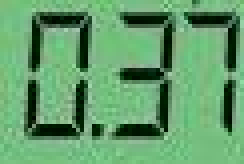
#> input picture Test/0A37.jpg, 61 x 41 px (shown 4 times larger); its folder holds only this picture in this run
$ jupyter execute seven-segment-ocr.ipynb   (older library calls are emulated)
#> lines starting #> are read from the running program, lines starting #| are printed output that depends on the picture; after the words box and inside, x2 and y2 are one past the last pixel; in counts of white or black regions, pixels touching at a corner belong together
# Seven Segment OCR Using OpenCV

<div id="purpose">
    <h2>Purpose:</h2>To read an image file containing a picture of a seven segment display and determine which digits are being shown on the display
</div>

<h3>Examples of seven segment displays:</h3>
<div class="flex-container" style="display: flex;">
    <div></div>
    <div></div>
    <div></div>
    <div></div>
</div>
<br>
<div id="references">
    Credit to <a href="https://www.pyimagesearch.com"> PyImageSearch</a> for ideas/inspiration on this project
</div>

[cell 1]
from matplotlib import pyplot as plt
from imutils import contours
import imutils
import cv2
import os
import random

<h2>Define an array that correlates the on/off values of a seven segment display to the displayed number</h2>

[cell 2]
DIGITS_LOOKUP = {
    (1, 1, 1, 0, 1, 1, 1): 0,
    (0, 0, 1, 0, 0, 1, 0): 1,
    (1, 0, 1, 1, 1, 0, 1): 2,
    (1, 0, 1, 1, 0, 1, 1): 3,
    (0, 1, 1, 1, 0, 1, 0): 4,
    (1, 1, 0, 1, 0, 1, 1): 5,
    (1, 1, 0, 1, 1, 1, 1): 6,
    (1, 0, 1, 0, 0, 1, 0): 7,
    (1, 1, 1, 1, 1, 1, 1): 8,
    (1, 1, 1, 1, 0, 1, 1): 9
}

<h2>Pick a random image from the Test directory</h2>

[cell 3]
file = str(random.choice(os.listdir("Test/")))

#uncomment to test a specific file
#file = "0A37.jpg"

image = cv2.imread("Test/" + file)
#> image is the input picture: shape (41, 61, 3); mean B, G, R 108.1, 158, 99.9

plt.imshow(image)
plt.show()

<h2>Resize and perform transforms to the image</h2>

[cell 4]
image = imutils.resize(image, height=500)
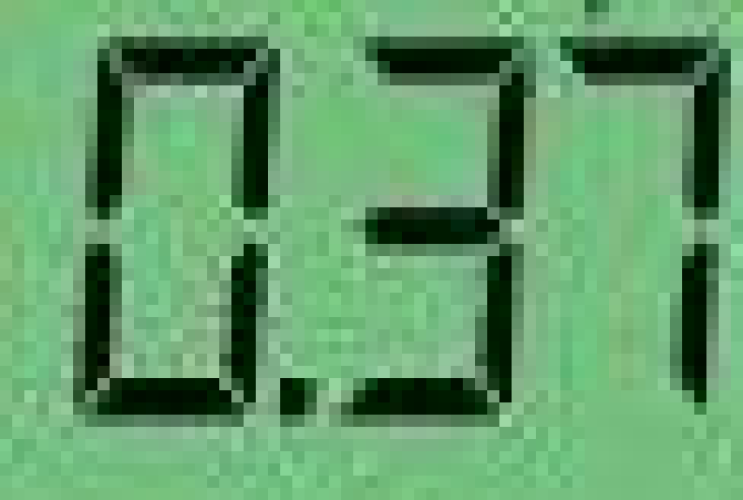
#> image: shape (500, 743, 3); mean B, G, R 108.1, 158, 99.9
gray = cv2.cvtColor(image, cv2.COLOR_BGR2GRAY)
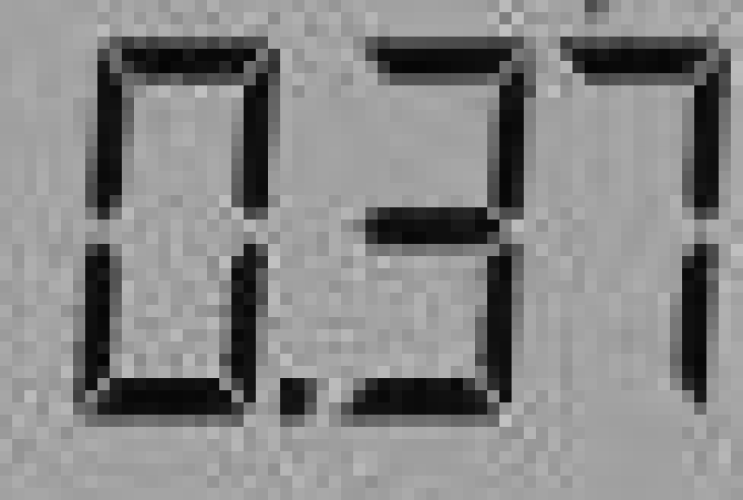
#> gray: shape (500, 743); min 5, max 193, mean 134.9
blurred = cv2.GaussianBlur(gray, (71, 71), 0)
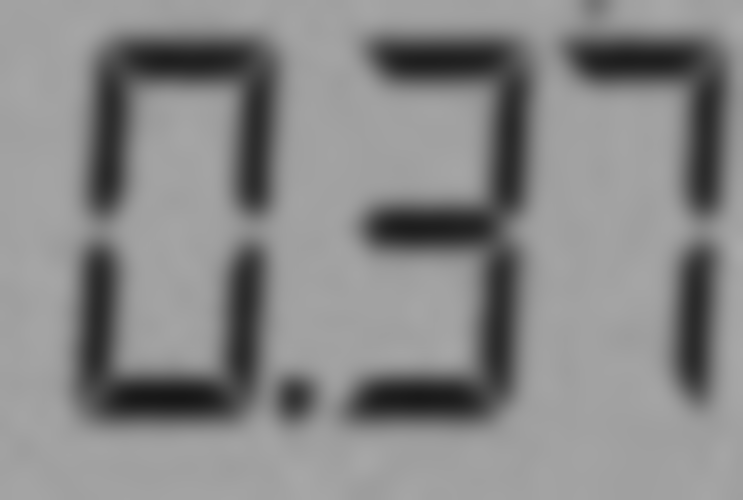
#> blurred: shape (500, 743); min 23, max 170, mean 134.9

plt.imshow(blurred)
plt.title('blurred')
plt.show()

<h2>Apply thresholding to the blurred image</h2>

[cell 5]
#thresh = cv2.threshold(blurred, 0, 255, cv2.THRESH_BINARY_INV | cv2.THRESH_OTSU)[1]
thresh = cv2.adaptiveThreshold(blurred,255,cv2.ADAPTIVE_THRESH_MEAN_C,\
            cv2.THRESH_BINARY_INV,255,2)
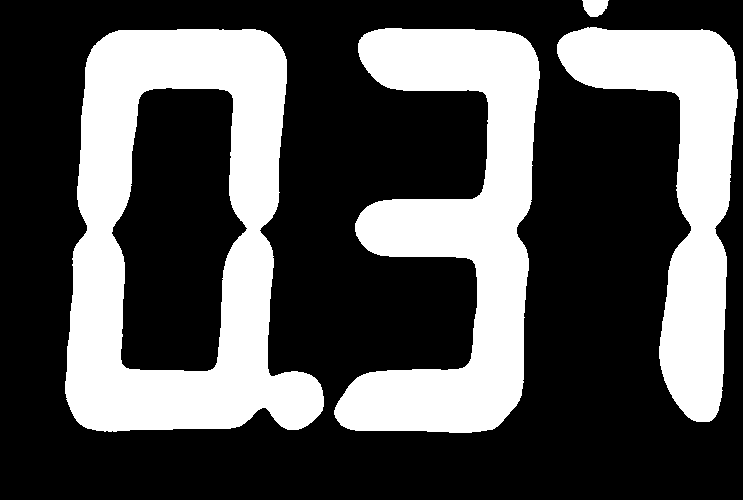
#> thresh: shape (500, 743); 32.8% white; 4 white regions, box (x1, y1, x2, y2) and area: (65, 29, 324, 432) 52925, (334, 28, 540, 433) 41113, (557, 27, 738, 422) 27575, (582, 0, 609, 17) 345
kernel = cv2.getStructuringElement(cv2.MORPH_RECT, (1, 5))
thresh = cv2.morphologyEx(thresh, cv2.MORPH_OPEN, kernel)
#> thresh: shape (500, 743); 32.8% white; 4 white regions
plt.imshow(thresh)
plt.title('thresh')
plt.show()

<h2>Find contours in the blurred, thresholded image</h2>

[cell 6]
cnts = cv2.findContours(thresh.copy(), cv2.RETR_EXTERNAL,cv2.CHAIN_APPROX_SIMPLE)
#> cnts = 4 contours; box (x1, y1, x2, y2) and area: (65, 29, 324, 432) 80598, (334, 28, 540, 433) 40362, (557, 27, 738, 422) 27049, (583, 0, 608, 17) 309
cnts = cnts[0] if imutils.is_cv2() else cnts[1]
digitCnts = []

<h2>Create bounding rectangles around each contour</h2>

[cell 7]
for c in cnts:
    # compute the bounding box of the contour
    (x, y, w, h) = cv2.boundingRect(c)
    roi = thresh[y:y + h, x:x + w]


    # if the contour is sufficiently large, it must be a digit
    if w >= 50 and h >= 300:
        plt.imshow(roi)
        plt.title('x: ' + str(x) + ' y: ' + str(y) + ' w: ' + str(w) + ' h: ' + str(h))
        plt.show()
        digitCnts.append(c)
#> this loop made 4 passes
#> (x, y, w, h) on passes 1 to 4: (65, 29, 259, 403), (334, 28, 206, 405), (557, 27, 181, 395), (583, 0, 25, 17)
#> pass 1, `roi = thresh[y:y + h, x:x + w]`:
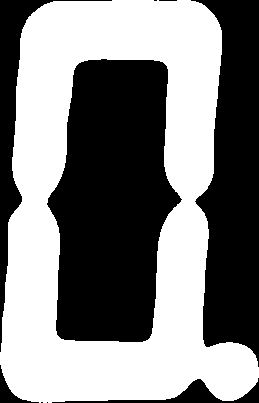
#> roi: shape (403, 259); 50.7% white; 9 black regions (4 under 20 px), largest, box (x1, y1, x2, y2) and area: (47, 59, 182, 342) 28300, (191, 0, 259, 367) 16665, (0, 0, 112, 352) 4866, (52, 378, 259, 403) 1249, (0, 365, 39, 403) 364
#> pass 2, `roi = thresh[y:y + h, x:x + w]`:
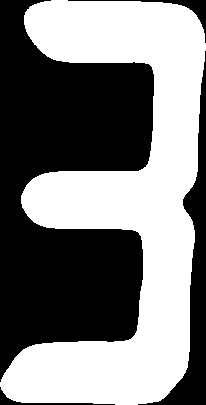
#> roi: shape (405, 206); 49.3% white; 1 white region, box (x1, y1, x2, y2) and area: (0, 0, 206, 405) 41106
#> pass 3, `roi = thresh[y:y + h, x:x + w]`:
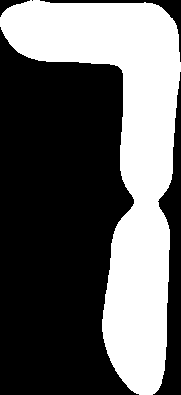
#> roi: shape (395, 181); 38.6% white; 1 white region
#> after the loop, digitCnts = 3 contours; box (x1, y1, x2, y2) and area: (65, 29, 324, 432) 80598, (334, 28, 540, 433) 40362, (557, 27, 738, 422) 27049

## Sort the contours from left to right

[cell 8]
digitCnts = contours.sort_contours(digitCnts, method="left-to-right")[0]

<h2>Finally, identify the image by:</h2>
<ol>
    <li>Chopping the image into 7 segments</li>
    <li>Loop over each segment and count the number of thresholded pixels in the segment</li>
    <li>Compute the area of the segment</li>
    <li>Compare the number of thresholded pixels in the segment to the area of the segment. If > 50%, then consider that segment "on"</li>
    <li>After looping through all segments in an image, lookup the segment on/off pattern in the DIGITS_LOOKUP array</li>

[cell 9]
digits = []
for c in digitCnts:
    # extract the digit ROI
    (x, y, w, h) = cv2.boundingRect(c)
    if (w < 150 and w > 50):
        supp = 200 - w
        w = w + supp
        x = x - supp
    roi = thresh[y:y + h, x:x + w]
    plt.imshow(roi)
    plt.show()
    # compute the width and height of each of the 7 segments
    (roiH, roiW) = roi.shape
    (dW, dH) = (int(roiW * 0.35), int(roiH * 0.25))
    dHC = int(roiH * 0.05)

    # define the set of 7 segments
    segments = [
        # top
        ((0, 0), (w, dH)),
        # top-left
        ((0, 0), (dW, h // 2)),
        # top-right
        ((w - dW, 0), (w, h // 2)),
        # center
        ((0, (h // 2) - dHC) , (w, (h // 2) + dHC)),
        # bottom-left
        ((0, h // 2), (dW, h)),
        # bottom right
        ((w - dW, h // 2), (w, h)),
        # bottom
        ((0, h - dH), (w, h))
    ]
    # initialize an array "on" with a length equal to the length of the segments array
    on = [0] * len(segments)

    # loop over the segments
    try:
        for (i, ((xA, yA), (xB, yB))) in enumerate(segments):
            # extract the segment ROI, count the total number of
            # thresholded pixels in the segment, and then compute
            # the area of the segment
            segROI = roi[yA:yB, xA:xB]
            total = cv2.countNonZero(segROI)
            area = (xB - xA) * (yB - yA)

            # if the total number of non-zero pixels is greater than
            # 50% of the area, mark the segment as "on"
            if total / float(area) > 0.5:
                on[i]= 1

        digit = DIGITS_LOOKUP[tuple(on)]
        digits.append(digit)
    except:
        try:
            for (i, ((xA, yA), (xB, yB))) in enumerate(segments):
                # extract the segment ROI, count the total number of
                # thresholded pixels in the segment, and then compute
                # the area of the segment
                segROI = roi[yA:yB, xA:xB]
                total = cv2.countNonZero(segROI)
                area = (xB - xA) * (yB - yA)

                # if the total number of non-zero pixels is greater than
                # 50% of the area, mark the segment as "on"
                if total / float(area) > 0.4:
                    on[i]= 1

            # lookup the digit and draw it on the image
            digit = DIGITS_LOOKUP[tuple(on)]
            digits.append(digit)
        except:
            for (i, ((xA, yA), (xB, yB))) in enumerate(segments):
                # extract the segment ROI, count the total number of
                # thresholded pixels in the segment, and then compute
                # the area of the segment
                segROI = roi[yA:yB, xA:xB]
                total = cv2.countNonZero(segROI)
                area = (xB - xA) * (yB - yA)

                # if the total number of non-zero pixels is greater than
                # 50% of the area, mark the segment as "on"
                if total / float(area) > 0.3:
                    on[i]= 1

            # lookup the digit and draw it on the image
            digit = DIGITS_LOOKUP[tuple(on)]
            digits.append(digit)

    print('x: ' + str(x) + ' y: ' + str(y) + ' w: ' + str(w) + ' h: ' + str(h))
    print(digit)
    print(on)
#> this loop made 3 passes
#> (x, y, w, h, roiH, roiW, dW, dH) on passes 1 to 3: (65, 29, 259, 403, 403, 259, 90, 100), (334, 28, 206, 405, 405, 206, 72, 101), (557, 27, 181, 395, 395, 181, 63, 98)
#| x: 65 y: 29 w: 259 h: 403
#| 0
#| [1, 1, 1, 0, 1, 1, 1]
#| x: 334 y: 28 w: 206 h: 405
#| 3
#| [1, 0, 1, 1, 0, 1, 1]
#| x: 557 y: 27 w: 181 h: 395
#| 7
#| [1, 0, 1, 0, 0, 1, 0]
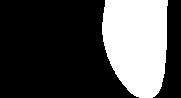
#> segROI: shape (98, 181); 30.3% white; 1 white region, box (x1, y1, x2, y2) and area: (102, 0, 168, 98) 5373
#> after the loop, digits = [0, 3, 7]

[cell 10]
print("".join(str(x) for x in digits))
#| 037

$ run again, on Test/46A29.jpg
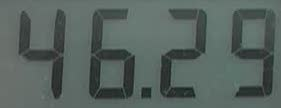
#> input picture Test/46A29.jpg, 281 x 108 px
#> image is the input picture: shape (108, 281, 3); mean B, G, R 95, 99.2, 86.9
#> image: shape (500, 1300, 3)
#> `thresh = cv2.adaptiveThreshold(blurred,255,cv2.ADAPTIVE_THRESH_MEAN_C,..`:
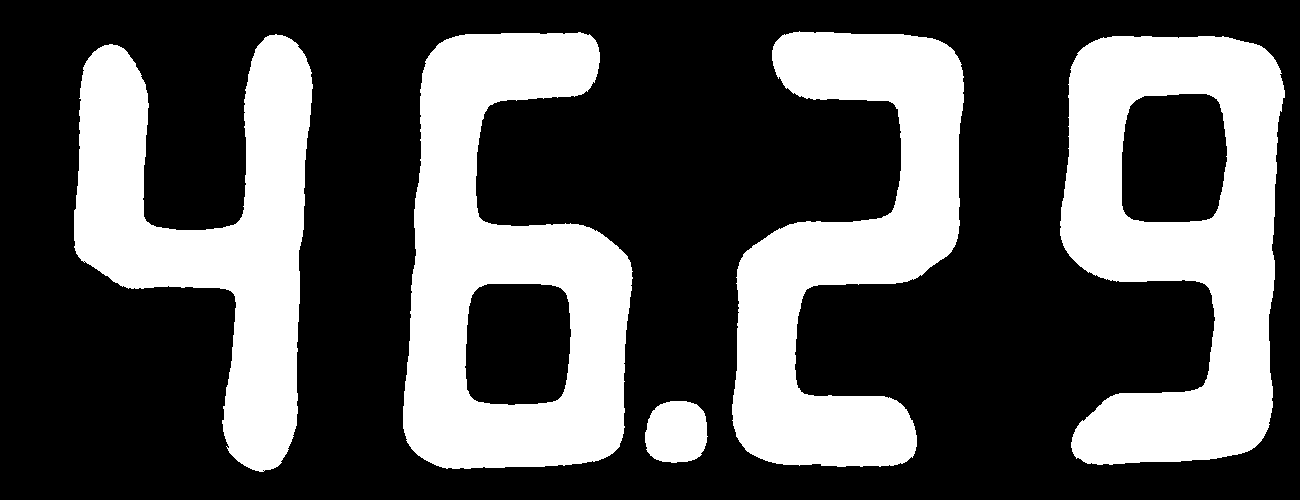
#> thresh: shape (500, 1300); 33.3% white; 5 white regions, box (x1, y1, x2, y2) and area: (403, 32, 633, 469) 58216, (1060, 36, 1285, 465) 57050, (732, 31, 964, 467) 49975, (74, 34, 313, 472) 47663, (645, 401, 708, 463) 3247
#> cnts = 5 contours; box (x1, y1, x2, y2) and area: (403, 32, 632, 469) 69222, (1060, 36, 1285, 465) 68600, (732, 31, 964, 467) 49178, (74, 34, 313, 472) 46870, (645, 401, 707, 463) 3148
#> the loop `for c in cnts:` made 5 passes
#> (x, y, w, h) on passes 1 to 5: (645, 401, 62, 62), (1060, 36, 225, 429), (74, 34, 239, 438), (403, 32, 229, 437), (732, 31, 232, 436)
#> after the loop `for c in cnts:`: digitCnts = 4 contours; box (x1, y1, x2, y2) and area: (403, 32, 632, 469) 69222, (1060, 36, 1285, 465) 68600, (732, 31, 964, 467) 49178, (74, 34, 313, 472) 46870
#> the loop `for c in digitCnts:` made 4 passes
#> (x, y, w, h, roiH, roiW, dW, dH) on passes 1 to 4: (74, 34, 239, 438, 438, 239, 83, 109), (403, 32, 229, 437, 437, 229, 80, 109), (732, 31, 232, 436, 436, 232, 81, 109), (1060, 36, 225, 429, 429, 225, 78, 107)
#> (printed output is left out)
#> after the loop `for c in digitCnts:`:
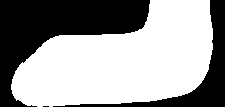
#> segROI: shape (107, 225); 60.6% white; 3 black regions (1 under 20 px), largest, box (x1, y1, x2, y2) and area: (0, 0, 150, 107) 6813, (53, 0, 225, 107) 2664
#> after the loop `for c in digitCnts:`: digits = [4, 6, 2, 9]
#| 4629

$ run again, on Test/49A95.jpg
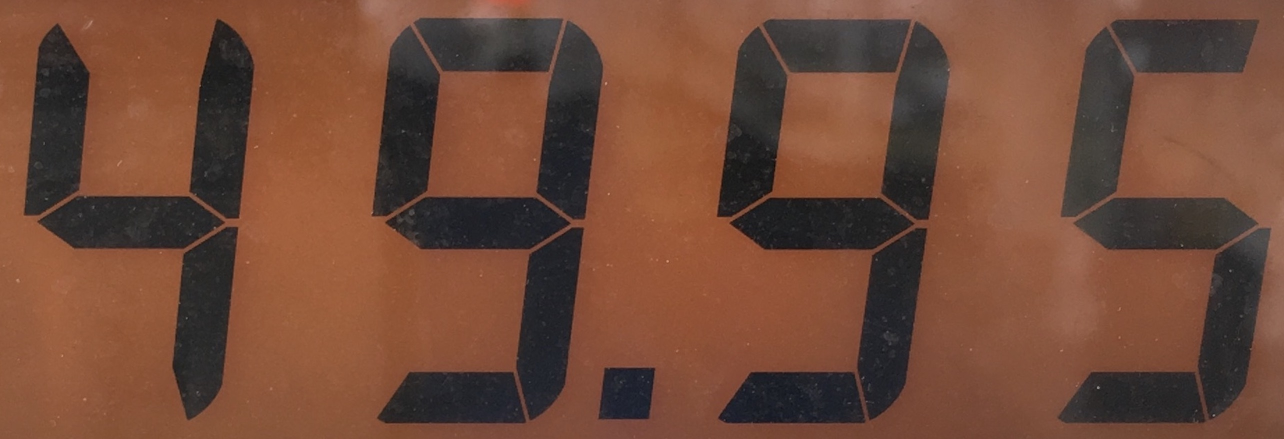
#> input picture Test/49A95.jpg, 2568 x 878 px (shown at 1/2 size)
#> image is the input picture: shape (878, 2568, 3); mean B, G, R 56.3, 74.1, 113.9
#> image: shape (500, 1462, 3)
#> `thresh = cv2.adaptiveThreshold(blurred,255,cv2.ADAPTIVE_THRESH_MEAN_C,..`:
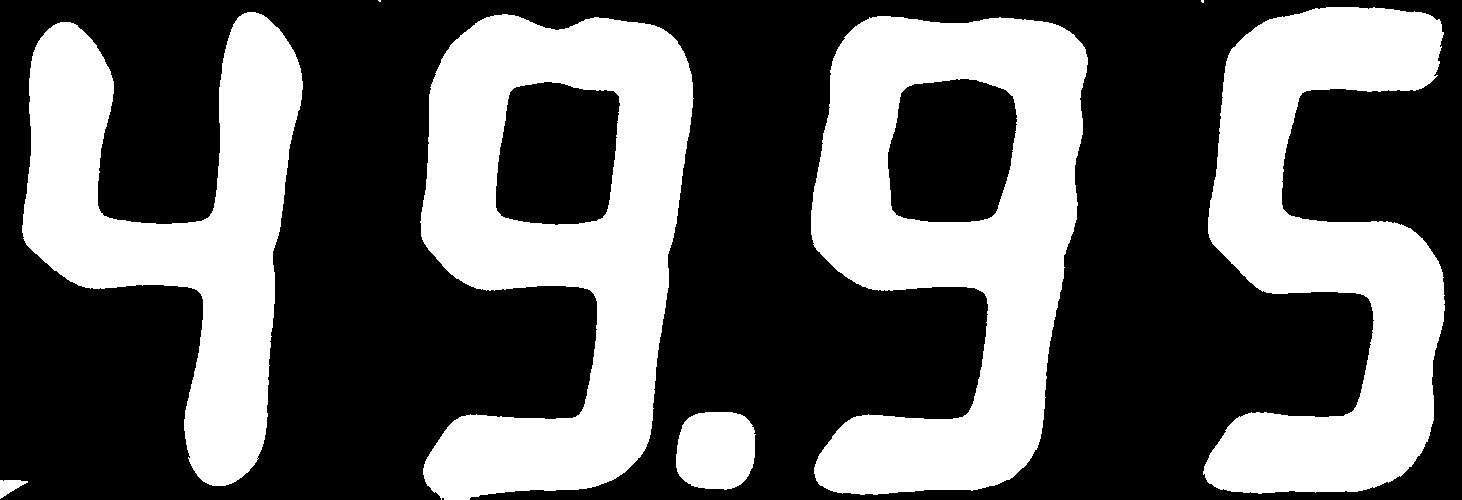
#> thresh: shape (500, 1462); 37.9% white; 8 white regions (2 under 20 px), largest, box (x1, y1, x2, y2) and area: (811, 16, 1088, 495) 75076, (420, 14, 694, 500) 74413, (1203, 7, 1445, 494) 63854, (22, 12, 303, 486) 58342, (676, 412, 756, 490) 5295, (0, 480, 28, 499) 285
#> cnts = 7 contours, 1 with area under 20; largest, box (x1, y1, x2, y2) and area: (811, 16, 1088, 495) 90084, (421, 14, 693, 500) 88819, (1204, 7, 1445, 494) 62940, (22, 12, 303, 486) 57508, (676, 412, 755, 490) 5167, (0, 480, 22, 499) 234
#> the loop `for c in cnts:` made 7 passes
#> (x, y, w, h) on passes 1 to 6: (0, 480, 22, 19), (676, 412, 79, 78), (811, 16, 277, 479), (421, 14, 272, 486), (22, 12, 281, 474), (1204, 7, 241, 487)
#> after the loop `for c in cnts:`: digitCnts = 4 contours; box (x1, y1, x2, y2) and area: (811, 16, 1088, 495) 90084, (421, 14, 693, 500) 88819, (1204, 7, 1445, 494) 62940, (22, 12, 303, 486) 57508
#> the loop `for c in digitCnts:` made 4 passes
#> (x, y, w, h, roiH, roiW, dW, dH) on passes 1 to 4: (22, 12, 281, 474, 474, 281, 98, 118), (421, 14, 272, 486, 486, 272, 95, 121), (811, 16, 277, 479, 479, 277, 96, 119), (1204, 7, 241, 487, 487, 241, 84, 121)
#> (printed output is left out)
#> after the loop `for c in digitCnts:`:
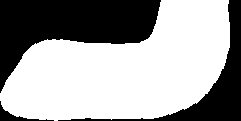
#> segROI: shape (121, 241); 63% white; 3 black regions, box (x1, y1, x2, y2) and area: (0, 0, 161, 93) 7331, (58, 0, 241, 121) 3216, (0, 101, 54, 121) 237
#> after the loop `for c in digitCnts:`: digits = [4, 9, 9, 5]
#| 4995
